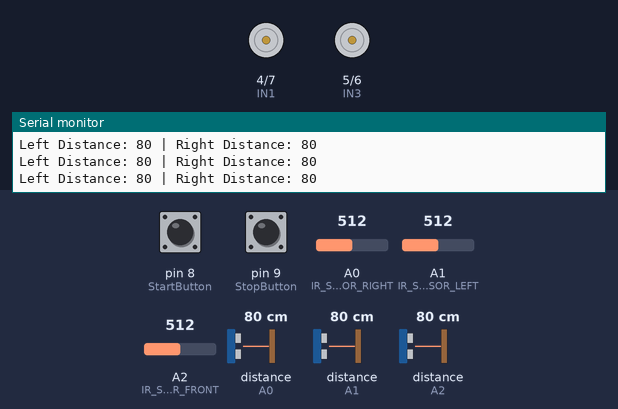
Recording of a sketch running on a simulated Arduino Uno, built with avr-gcc and run on an emulated ATmega328P. Shown: motor-driver pin pairs drawn as motors (green arrow = first pin HIGH = forward, orange = second pin HIGH = backward, longer = more drive), the last lines printed to the serial monitor. The test bench sets the inputs (shaded band); at power-on: pin 8 (StartButton) HIGH, distance to the obstacle (sensors on A1, A0, A2) 80 cm, pin 9 (StopButton) HIGH, A0 (IR_SENSOR_RIGHT) = 512, A1 (IR_SENSOR_LEFT) = 512, A2 (IR_SENSOR_FRONT) = 512.

Above: at 1.2 s.
1.3 s: pin 8 (StartButton) pulled LOW for 0.2 s
At 2.7 s:
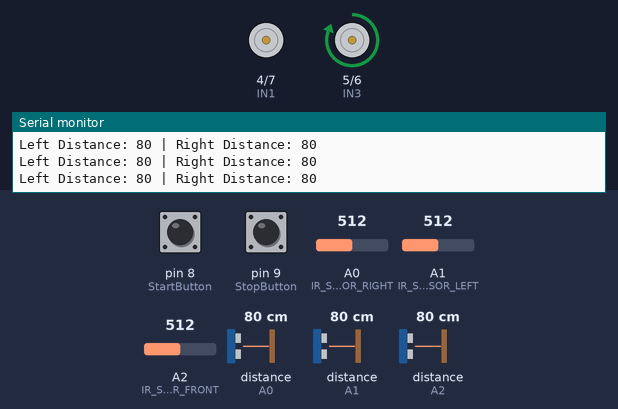
3.0 s: distance to the obstacle (sensor on A1) set to 63 cm
4.5 s: distance to the obstacle (sensor on A1) set to 57 cm
At 5.3 s:
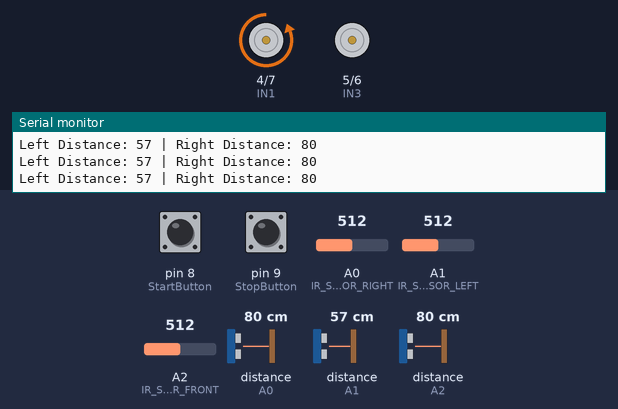
6.0 s: distance to the obstacle (sensor on A0) set to 64 cm
7.5 s: distance to the obstacle (sensor on A0) set to 55 cm
At 8.8 s:
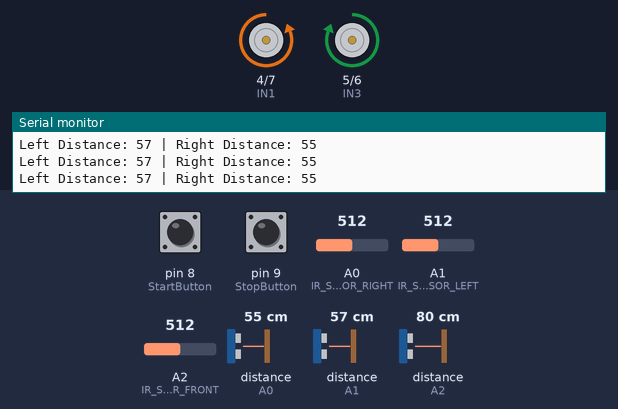
9.1 s: distance to the obstacle (sensor on A0) set to 120 cm
At 10.6 s:
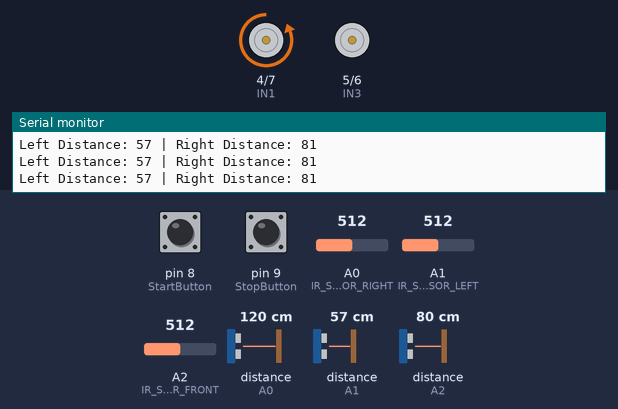
Timing chart, 0 to 11.7 s (numbered marks = the images above; inputs shaded):
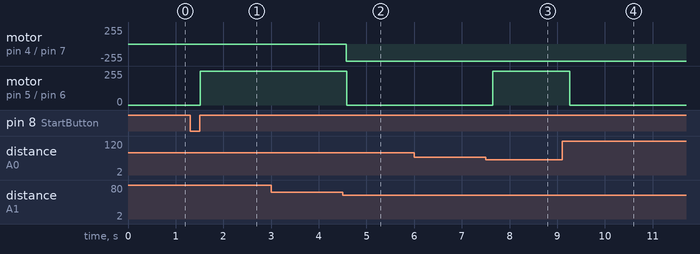

Measured:
- the behaviour switches between 61 and 60 cm on distance to the obstacle (sensor on A1) (found by bisection; images 1 and 2)
- the behaviour switches between 61 and 60 cm on distance to the obstacle (sensor on A0) (found by bisection; images 2 and 3)
- after the input at 1.3 s, motor on pin 5 (IN3) / pin 6 (IN4): stopped → forward 255/255 after 0.21 s
- after the input at 4.5 s, motor on pin 4 (IN1) / pin 7 (IN2): stopped → backward 255/255 after 0.08 s; motor on pin 5 (IN3) / pin 6 (IN4): forward 255/255 → stopped after 0.08 s
- after the input at 7.5 s, motor on pin 5 (IN3) / pin 6 (IN4): stopped → forward 255/255 after 0.15 s
- after the input at 9.1 s, motor on pin 5 (IN3) / pin 6 (IN4): forward 255/255 → stopped after 0.16 s

The sketch:

Car_project_MUS_KOEK.ino
```cpp
#include <SharpIR.h>
#define IR_SENSOR_FRONT  A2
#define IR_SENSOR_RIGHT  A0
#define IR_SENSOR_LEFT  A1

int IN1 = 4;
int IN2 = 7;
int IN3 = 5;
int IN4 = 6;
int StartButton = 8;
int StopButton = 9;
//int RightSensor = A1;
//int LeftSensor = A0;
int StartButtonState;
int StopButtonState;

SharpIR LeftSensor(SharpIR::GP2Y0A21YK0F, A1);
SharpIR RightSensor(SharpIR::GP2Y0A21YK0F, A0);
SharpIR FrontSensor(SharpIR::GP2Y0A02YK0F, A2);

uint16_t ir_sensor_front_raw, ir_sensor_right_raw, ir_sensor_left_raw;
uint16_t ir_sensor_front_new, ir_sensor_right_new, ir_sensor_left_new;

void setup()
{


  // Set the output pins
  Serial.begin(115200);
  pinMode(IN1, OUTPUT);
  pinMode(IN2, OUTPUT);
  pinMode(IN3, OUTPUT);
  pinMode(IN4, OUTPUT);
  pinMode(StartButton, INPUT_PULLUP);
  pinMode(StopButton, INPUT_PULLUP);
}

void loop()
{
  static int fahren = 0;
  StartButtonState = digitalRead(StartButton);
  StopButtonState = digitalRead(StopButton);

  //int leftDistance = analogRead(LeftSensor);
  //int rightDistance = analogRead(RightSensor);

  int leftDistance = LeftSensor.getDistance();
  int rightDistance = RightSensor.getDistance();
  int frontDistance = FrontSensor.getDistance();

  ir_sensor_front_raw = analogRead(IR_SENSOR_FRONT);
ir_sensor_front_new = (uint16_t) (16256 / (ir_sensor_front_raw + 22.8)) -8;

if(ir_sensor_front_new > 150)
  ir_sensor_front_new = 151;
else if(ir_sensor_front_new < 20)
  ir_sensor_front_new = 19;

ir_sensor_right_raw = analogRead(IR_SENSOR_RIGHT);
ir_sensor_right_new = (uint16_t) (6000 / (ir_sensor_right_raw - 6.89)) -4;

if(ir_sensor_right_new > 80)
  ir_sensor_right_new = 81;
else if(ir_sensor_right_new < 10)
  ir_sensor_right_new = 9;

ir_sensor_left_raw = analogRead(IR_SENSOR_LEFT);
ir_sensor_left_new = (uint16_t) (6000 / (ir_sensor_left_raw - 6.89)) -4;

if(ir_sensor_left_new > 80)
  ir_sensor_left_new = 81;
else if(ir_sensor_left_new < 10)
  ir_sensor_left_new = 9;

  if (StartButtonState == LOW) {
    fahren = 1;
  }
  if (StopButtonState == LOW) {
    fahren = 0;
  }

  if (fahren == 1)
  {
    analogWrite(IN1, 0);
    analogWrite(IN2, 255);
    analogWrite(IN3, 255);
    analogWrite(IN4, 0);
    //delay(5000);

    if ( leftDistance > 60 )
    {
      analogWrite(IN1, 0);
      analogWrite(IN2, 0);
      analogWrite(IN3, 255);
      analogWrite(IN4, 0);
    }
    else if ( rightDistance > 60)
    {
      analogWrite(IN1, 0);
      analogWrite(IN2, 255);
      analogWrite(IN3, 0);
      analogWrite(IN4, 0);
    }
  }
  else
  {
    analogWrite(IN1, 0);
    analogWrite(IN2, 0);
    analogWrite(IN3, 0);
    analogWrite(IN4, 0);
  }


  Serial.print("Left Distance: ");
  Serial.print(leftDistance);
  Serial.print(" | Right Distance: ");
  Serial.println(rightDistance);

  delay(100);  // Adjust delay as needed
}
```
